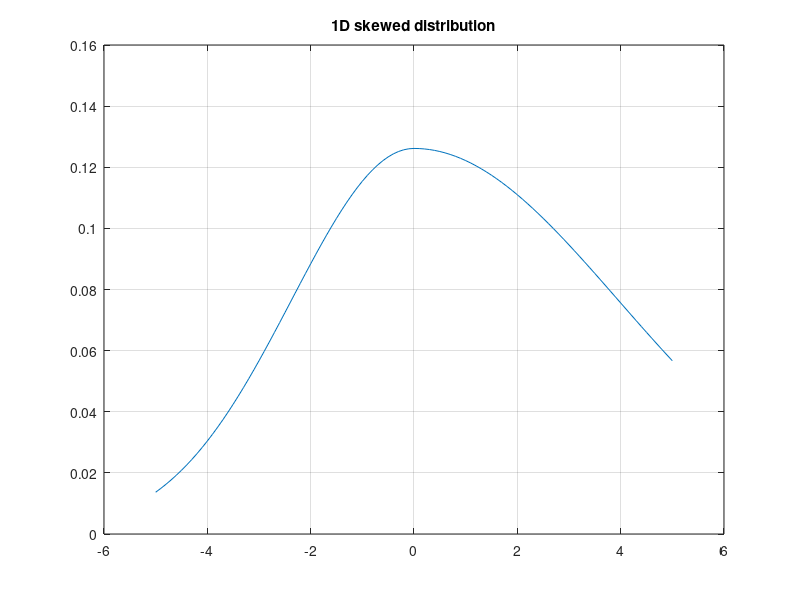
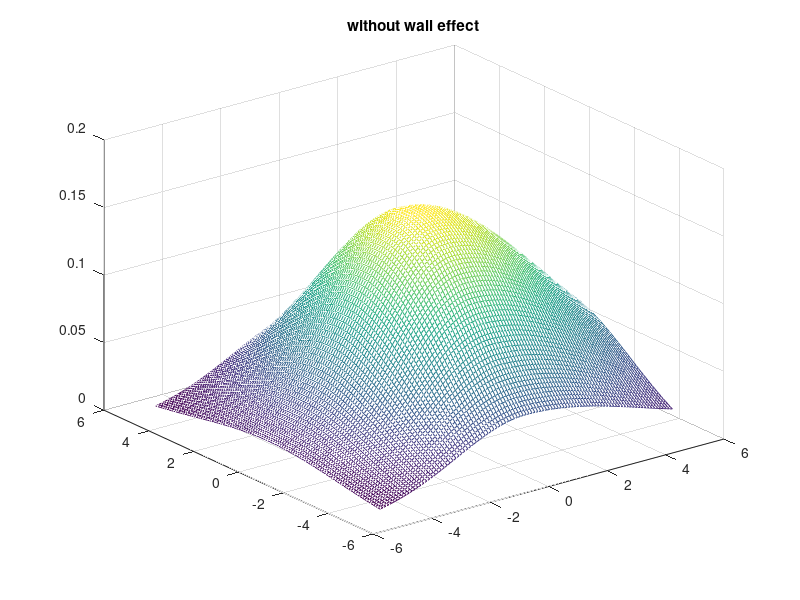
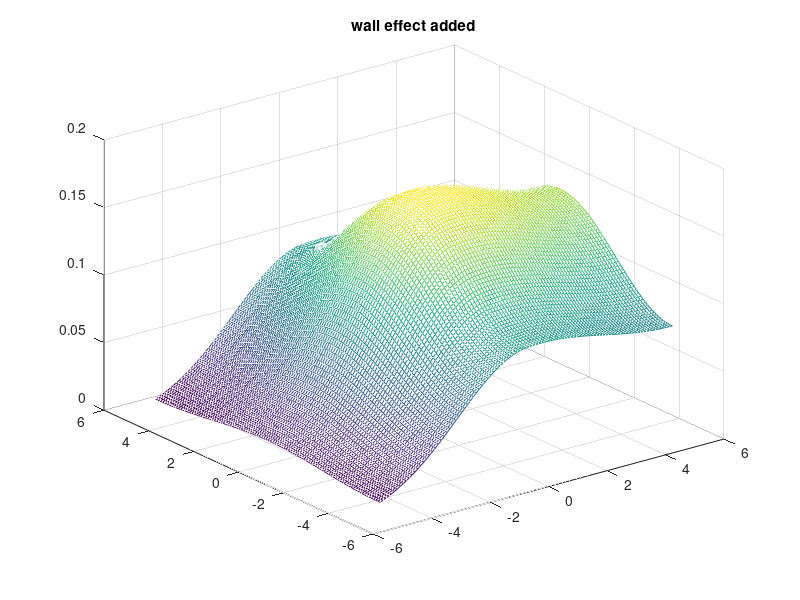

Recreate these plots in MATLAB, in order.
%% Unit-symmetric Gaussian probability distribution function
% to study about the skewed distribution of Guassian pdf.
% Author: Yang LI
% Date: Dec 16th, 2019
close all
clear

V = 10;
alpha = 0.8;
lambdaX = 10; lambdaY = 10;
x1pos = 0:0.1:5; x1neg = -5:0.1:0; x1neg(end)=[];
x2pos = 0:0.1:5; x2neg = -5:0.1:0; x2neg(end)=[];
x2 = [x2neg,x2pos];

%% 1D situation
Sneg = inv(sqrt(2*pi*lambdaX)) * exp(-0.5*inv(lambdaX)*(alpha/(2*alpha-1)*x1neg).^2);
Spos = inv(sqrt(2*pi*lambdaX)) * exp(-0.5*inv(lambdaX)*(alpha*x1pos).^2);
S = [Sneg,Spos];
figure;plot([x1neg,x1pos],S);title("1D skewed distribution");grid on

%% 2D situation
[Xpos,Ypos] = meshgrid(x1pos,x2);
[Xneg,Yneg] = meshgrid(x1neg,x2);
Sigma = [lambdaX,0;0,lambdaY];

% the nominal Gaussian pdf with skewness
Hpos = V/(2*pi*det(Sigma)^0.5)*exp(-0.5*(inv(lambdaX)*(alpha*Xpos).^2 + ...
    inv(lambdaY)*Ypos.^2));
Hneg = V/(2*pi*det(Sigma)^0.5)*exp(-0.5*(inv(lambdaX)*(alpha/(2*alpha-1)*Xneg).^2 + ...
    inv(lambdaY)*Yneg.^2));

H_nowall = [Hneg,Hpos];

% the wall effect
xf = 5; yr = -5; yl = 5;
KK = V/(2*pi*det(Sigma)^0.5);

Hpos = Hpos + KK *exp(-0.5*(inv(lambdaX)*(alpha*Xpos).^2 + ...
    inv(lambdaY)*(-(Ypos-(2*yl-0))).^2)); % yl - pos
Hneg = Hneg + KK*exp(-0.5*(inv(lambdaX)*(alpha/(2*alpha-1)*Xneg).^2 + ...
    inv(lambdaY)*(-(Yneg-(2*yl-0))).^2)); % yl - neg

Hpos = Hpos + KK*exp(-0.5*(inv(lambdaX)*(alpha*Xpos).^2 + ...
    inv(lambdaY)*(-(Ypos-(2*yr-0))).^2)); % yr - pos
Hneg = Hneg + KK*exp(-0.5*(inv(lambdaX)*(alpha/(2*alpha-1)*Xneg).^2 + ...
    inv(lambdaY)*(-(Yneg-(2*yr-0))).^2)); % yr - neg

Hneg = Hneg + KK*exp(-0.5*(inv(lambdaX)*(alpha*(-(Xneg-(2*xf-0)))).^2 + ...
    inv(lambdaY)*Yneg.^2)); % xf - neg
Hneg = Hneg + KK*exp(-0.5*(inv(lambdaX)*(alpha*(-(Xneg-(2*xf-0)))).^2 + ...
    inv(lambdaY)*(-(Yneg-(2*yl-0))).^2)); % xf & yl - neg
Hneg = Hneg + KK*exp(-0.5*(inv(lambdaX)*(alpha*(-(Xneg-(2*xf-0)))).^2 + ...
    inv(lambdaY)*(-(Yneg-(2*yr-0))).^2)); % xf & yr - neg

Hpos = Hpos + KK*exp(-0.5*(inv(lambdaX)*(alpha*(-(Xpos-(2*xf-0)))).^2 + ...
    inv(lambdaY)*Ypos.^2)); % xf - pos
Hpos = Hpos + KK*exp(-0.5*(inv(lambdaX)*(alpha*(-(Xpos-(2*xf-0)))).^2 + ...
    inv(lambdaY)*(-(Ypos-(2*yl-0))).^2)); % xf & yl - pos
Hpos = Hpos + KK*exp(-0.5*(inv(lambdaX)*(alpha*(-(Xpos-(2*xf-0)))).^2 + ...
    inv(lambdaY)*(-(Ypos-(2*yr-0))).^2)); % xf & yr - pos

H = [Hneg,Hpos];

% plot
X = [Xneg,Xpos]; Y = [Yneg,Ypos];
figure;mesh(X,Y,H_nowall);title("without wall effect")
figure;mesh(X,Y,H);title("wall effect added")